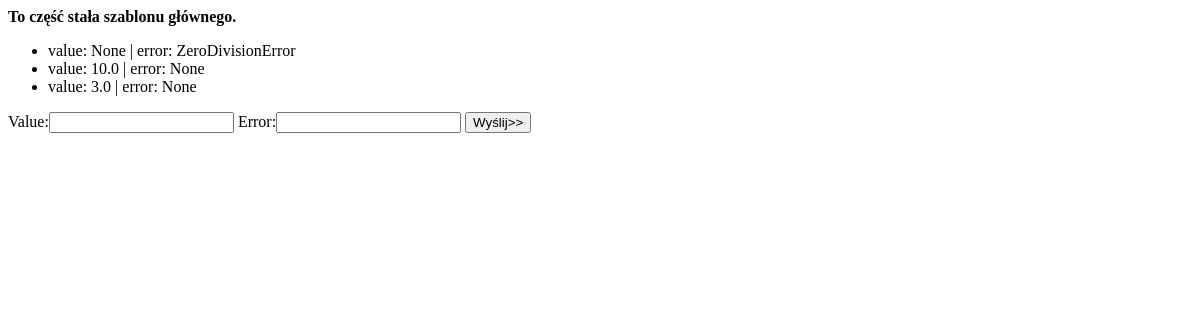
The page /maths/results/ on the database as committed earlier.
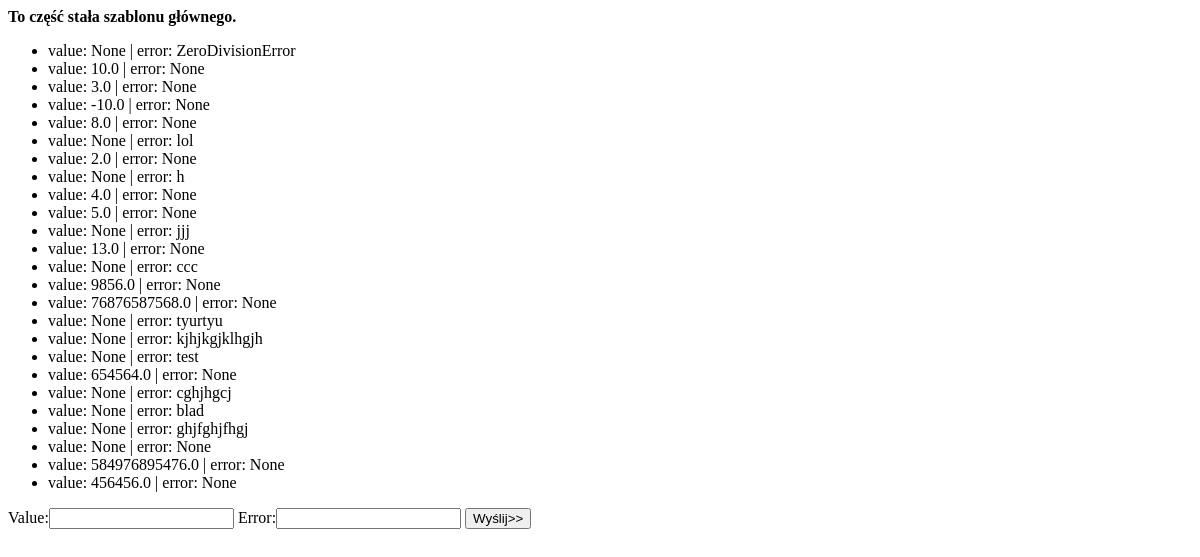
The same page on the database as committed later.
### maths/models.py (models this page shows)
class Result(models.Model):
    value = models.FloatField(blank=True, null=True, unique=True)
    error = models.CharField(
        max_length=255,
        null=True,
        blank=True,
        unique=True
    )
    def __str__(self):
        return f"value: {self.value} | error: {self.error}"

### maths/views.py (the view, shortened to what this page needs)
# urls.py: path('results/', results_list, name="results"),
def results_list(request):
    form = ResultForm()
    results = Result.objects.all()
    return render(
        request=request,
        template_name="maths/results.html",
        context={
            "results": results,
            "form": form
        }
    )

### maths/forms.py (shortened to what this page needs)
class ResultForm(forms.ModelForm):
    class Meta:
        model = Result
        fields = "__all__"

### maths/templates/maths/results.html (shortened to what this page needs)
{% extends "maths/main.html" %}
{% block content %}
    <ul>
        {% for r in results %}
            <li>{{ r }}</li>
        {% endfor %}
    </ul>
    <form method="post">
        {{ form.as_table }}
        <input type="submit" value="Wyślij>>">
    </form>
{% endblock %}

Rows that differ between the two databases and show on the page:
added Result: value+error "value: -10.0 | error: None"
added Result: value+error "value: 8.0 | error: None"
added Result: value+error "value: None | error: lol"
added Result: value+error "value: 2.0 | error: None"
added Result: value+error "value: None | error: h"
added Result: value+error "value: 4.0 | error: None"
added Result: value+error "value: 5.0 | error: None"
added Result: value+error "value: None | error: jjj"
added Result: value+error "value: 13.0 | error: None"
added Result: value+error "value: None | error: ccc"
added Result: value+error "value: 9856.0 | error: None"
added Result: value+error "value: 76876587568.0 | error: None"
added Result: value+error "value: None | error: tyurtyu"
added Result: value+error "value: None | error: kjhjkgjklhgjh"
added Result: value+error "value: None | error: test"
added Result: value+error "value: 654564.0 | error: None"
added Result: value+error "value: None | error: cghjhgcj"
added Result: value+error "value: None | error: blad"
added Result: value+error "value: None | error: ghjfghjfhgj"
added Result: value+error "value: None | error: None"
added Result: value+error "value: 584976895476.0 | error: None"
added Result: value+error "value: 456456.0 | error: None"
